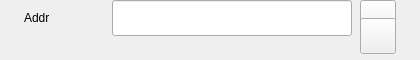
<?xml version="1.0" encoding="UTF-8"?>
<ui version="4.0">
 <class>IPWebWidget</class>
 <widget class="QWidget" name="IPWebWidget">
  <property name="geometry">
   <rect>
    <x>0</x>
    <y>0</y>
    <width>420</width>
    <height>60</height>
   </rect>
  </property>
  <property name="sizePolicy">
   <sizepolicy hsizetype="Fixed" vsizetype="Fixed">
    <horstretch>0</horstretch>
    <verstretch>0</verstretch>
   </sizepolicy>
  </property>
  <property name="minimumSize">
   <size>
    <width>420</width>
    <height>60</height>
   </size>
  </property>
  <property name="maximumSize">
   <size>
    <width>420</width>
    <height>104</height>
   </size>
  </property>
  <property name="windowTitle">
   <string>Form</string>
  </property>
  <property name="styleSheet">
   <string notr="true"/>
  </property>
  <layout class="QVBoxLayout" name="verticalLayout_3">
   <property name="spacing">
    <number>0</number>
   </property>
   <property name="leftMargin">
    <number>0</number>
   </property>
   <property name="topMargin">
    <number>0</number>
   </property>
   <property name="rightMargin">
    <number>0</number>
   </property>
   <property name="bottomMargin">
    <number>0</number>
   </property>
   <item>
    <layout class="QVBoxLayout" name="verticalLayout_2">
     <property name="spacing">
      <number>0</number>
     </property>
     <item>
      <layout class="QHBoxLayout" name="horizontalLayout_6">
       <property name="spacing">
        <number>0</number>
       </property>
       <property name="leftMargin">
        <number>24</number>
       </property>
       <property name="rightMargin">
        <number>24</number>
       </property>
       <item>
        <widget class="CustomLabel" name="label">
         <property name="sizePolicy">
          <sizepolicy hsizetype="Fixed" vsizetype="Fixed">
           <horstretch>0</horstretch>
           <verstretch>0</verstretch>
          </sizepolicy>
         </property>
         <property name="minimumSize">
          <size>
           <width>87</width>
           <height>24</height>
          </size>
         </property>
         <property name="maximumSize">
          <size>
           <width>87</width>
           <height>24</height>
          </size>
         </property>
         <property name="styleSheet">
          <string notr="true"/>
         </property>
         <property name="text">
          <string>Addr</string>
         </property>
        </widget>
       </item>
       <item>
        <spacer name="horizontalSpacer_2">
         <property name="orientation">
          <enum>Qt::Horizontal</enum>
         </property>
         <property name="sizeHint" stdset="0">
          <size>
           <width>40</width>
           <height>20</height>
          </size>
         </property>
        </spacer>
       </item>
       <item>
        <widget class="QLineEdit" name="lineEdit">
         <property name="sizePolicy">
          <sizepolicy hsizetype="Fixed" vsizetype="Fixed">
           <horstretch>0</horstretch>
           <verstretch>0</verstretch>
          </sizepolicy>
         </property>
         <property name="minimumSize">
          <size>
           <width>240</width>
           <height>36</height>
          </size>
         </property>
         <property name="maximumSize">
          <size>
           <width>240</width>
           <height>36</height>
          </size>
         </property>
         <property name="clearButtonEnabled">
          <bool>true</bool>
         </property>
        </widget>
       </item>
       <item>
        <spacer name="horizontalSpacer_3">
         <property name="orientation">
          <enum>Qt::Horizontal</enum>
         </property>
         <property name="sizeType">
          <enum>QSizePolicy::Fixed</enum>
         </property>
         <property name="sizeHint" stdset="0">
          <size>
           <width>8</width>
           <height>20</height>
          </size>
         </property>
        </spacer>
       </item>
       <item>
        <layout class="QVBoxLayout" name="verticalLayout">
         <property name="spacing">
          <number>0</number>
         </property>
         <property name="leftMargin">
          <number>0</number>
         </property>
         <property name="topMargin">
          <number>0</number>
         </property>
         <property name="rightMargin">
          <number>0</number>
         </property>
         <property name="bottomMargin">
          <number>0</number>
         </property>
         <item>
          <widget class="kdk::KToolButton" name="addBtn">
           <property name="sizePolicy">
            <sizepolicy hsizetype="Fixed" vsizetype="Fixed">
             <horstretch>0</horstretch>
             <verstretch>0</verstretch>
            </sizepolicy>
           </property>
           <property name="minimumSize">
            <size>
             <width>36</width>
             <height>36</height>
            </size>
           </property>
           <property name="maximumSize">
            <size>
             <width>36</width>
             <height>36</height>
            </size>
           </property>
           <property name="text">
            <string/>
           </property>
          </widget>
         </item>
         <item>
          <widget class="kdk::KToolButton" name="delBtn">
           <property name="sizePolicy">
            <sizepolicy hsizetype="Fixed" vsizetype="Fixed">
             <horstretch>0</horstretch>
             <verstretch>0</verstretch>
            </sizepolicy>
           </property>
           <property name="minimumSize">
            <size>
             <width>36</width>
             <height>36</height>
            </size>
           </property>
           <property name="maximumSize">
            <size>
             <width>36</width>
             <height>36</height>
            </size>
           </property>
           <property name="text">
            <string/>
           </property>
           <property name="checkable">
            <bool>false</bool>
           </property>
          </widget>
         </item>
        </layout>
       </item>
      </layout>
     </item>
     <item>
      <layout class="QHBoxLayout" name="horizontalLayout_5" stretch="0,0,0">
       <property name="spacing">
        <number>0</number>
       </property>
       <item>
        <spacer name="horizontalSpacer">
         <property name="orientation">
          <enum>Qt::Horizontal</enum>
         </property>
         <property name="sizeType">
          <enum>QSizePolicy::Preferred</enum>
         </property>
         <property name="sizeHint" stdset="0">
          <size>
           <width>100</width>
           <height>20</height>
          </size>
         </property>
        </spacer>
       </item>
       <item>
        <widget class="QLabel" name="labelWarning">
         <property name="sizePolicy">
          <sizepolicy hsizetype="Fixed" vsizetype="Preferred">
           <horstretch>0</horstretch>
           <verstretch>0</verstretch>
          </sizepolicy>
         </property>
         <property name="minimumSize">
          <size>
           <width>240</width>
           <height>24</height>
          </size>
         </property>
         <property name="maximumSize">
          <size>
           <width>240</width>
           <height>24</height>
          </size>
         </property>
         <property name="styleSheet">
          <string notr="true">color: #F3222D</string>
         </property>
         <property name="text">
          <string/>
         </property>
        </widget>
       </item>
       <item>
        <spacer name="horizontalSpacer_6">
         <property name="orientation">
          <enum>Qt::Horizontal</enum>
         </property>
         <property name="sizeType">
          <enum>QSizePolicy::Fixed</enum>
         </property>
         <property name="sizeHint" stdset="0">
          <size>
           <width>68</width>
           <height>20</height>
          </size>
         </property>
        </spacer>
       </item>
      </layout>
     </item>
    </layout>
   </item>
  </layout>
 </widget>
 <customwidgets>
  <customwidget>
   <class>CustomLabel</class>
   <extends>QLabel</extends>
   <header location="global">custom_label.h</header>
  </customwidget>
  <customwidget>
   <class>kdk::KToolButton</class>
   <extends>QToolButton</extends>
   <header location="global">ktoolbutton.h</header>
  </customwidget>
 </customwidgets>
 <resources/>
 <connections/>
</ui>
